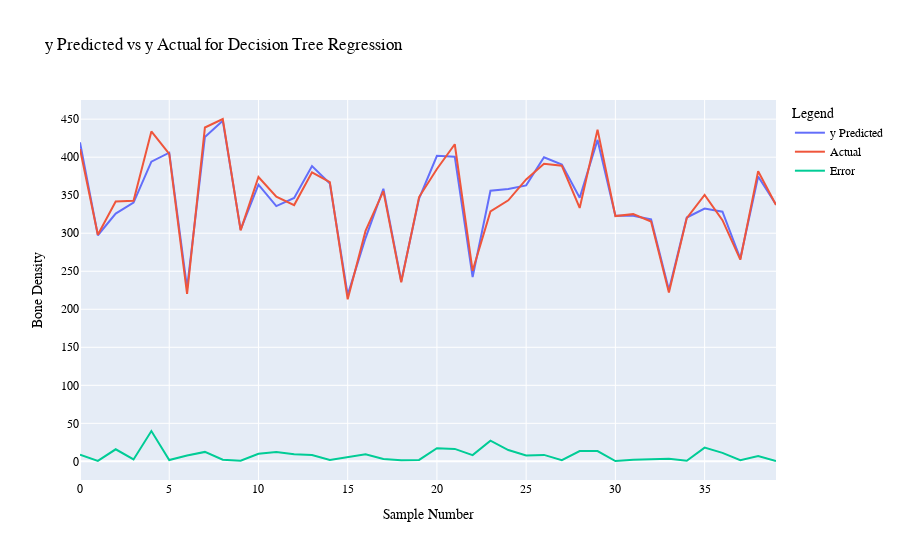

Source (notebook cell):
### Markdown cell above
#### Visual of the Predicted vs. Actual y_test Values w/ Error

### Code cell
import plotly.graph_objects as go
import numpy as np

fig = go.Figure()

fig.add_trace(
    go.Scatter(
        x = df_prediction.index,
        y = df_prediction['y Predicted'],
        name = 'y Predicted'
    )
)

fig.add_trace(
    go.Scatter(
        x = df_prediction.index,
        y = df_prediction['y Actual'],
        name = 'Actual'
    )
)

fig.add_trace(
    go.Scatter(
        x = df_prediction.index,
        y = abs(df_prediction['y Actual'] - df_prediction['y Predicted']),
        name = 'Error'
    )
)

fig.update_layout(
    title = 'y Predicted vs y Actual for Decision Tree Regression',
    xaxis_title = 'Sample Number',
    yaxis_title = 'Bone Density',
    legend_title = 'Legend',
    font=dict(
        family = 'Arial',
        size = 12,
        color = 'Black'
    )
)

fig.show()

### Figure 1 — Plotly figure (JSON) as saved in the notebook; plotly's stock layout.template omitted (floating-point values rounded to 4 significant figures)
{"data": [{"name": "y Predicted", "type": "scatter", "x": [0, 1, 2, 3, 4, 5, 6, 7, 8, 9, 10, 11, 12, 13, 14, 15, 16, 17, 18, 19, 20, 21, 22, 23, 24, 25, 26, 27, 28, 29, 30, 31, 32, 33, 34, 35, 36, 37, 38, 39], "y": [419.5, 297.3, 325.8, 340.2, 394.1, 405.9, 227.9, 426.6, 448.0, 304.6, 363.9, 335.7, 346.4, 388.3, 365.3, 218.9, 293.6, 358.5, 236.9, 345.7, 401.8, 400.6, 242.4, 355.8, 358.1, 362.9, 399.9, 390.3, 346.7, 422.7, 323.1, 323.1, 318.1, 225.3, 320.6, 332.5, 328.4, 266.8, 374.7, 337.7]}, {"name": "Actual", "type": "scatter", "x": [0, 1, 2, 3, 4, 5, 6, 7, 8, 9, 10, 11, 12, 13, 14, 15, 16, 17, 18, 19, 20, 21, 22, 23, 24, 25, 26, 27, 28, 29, 30, 31, 32, 33, 34, 35, 36, 37, 38, 39], "y": [410.7, 297.9, 341.7, 342.7, 433.9, 404.2, 220.2, 439, 450.2, 303.8, 373.9, 348, 337, 380, 367.2, 213.1, 303, 355.4, 235.6, 347.6, 384.4, 417, 250.6, 328.7, 343.3, 370.8, 391.4, 388.7, 333.2, 436.2, 322.6, 325.1, 315.4, 222, 319.9, 350.5, 317.2, 265.2, 381.6, 337.2]}, {"name": "Error", "type": "scatter", "x": [0, 1, 2, 3, 4, 5, 6, 7, 8, 9, 10, 11, 12, 13, 14, 15, 16, 17, 18, 19, 20, 21, 22, 23, 24, 25, 26, 27, 28, 29, 30, 31, 32, 33, 34, 35, 36, 37, 38, 39], "y": [8.778, 0.5615, 15.88, 2.543, 39.85, 1.732, 7.66, 12.43, 2.151, 0.8359, 10.04, 12.3, 9.371, 8.269, 1.869, 5.833, 9.368, 3.051, 1.33, 1.921, 17.39, 16.38, 8.166, 27.13, 14.84, 7.858, 8.488, 1.588, 13.52, 13.51, 0.4801, 2.034, 2.749, 3.276, 0.7018, 18.03, 11.16, 1.555, 6.939, 0.4794]}], "layout": {"font": {"color": "Black", "family": "Arial", "size": 12}, "legend": {"title": {"text": "Legend"}}, "title": {"text": "y Predicted vs y Actual for Decision Tree Regression"}, "xaxis": {"title": {"text": "Sample Number"}}, "yaxis": {"title": {"text": "Bone Density"}}}}
